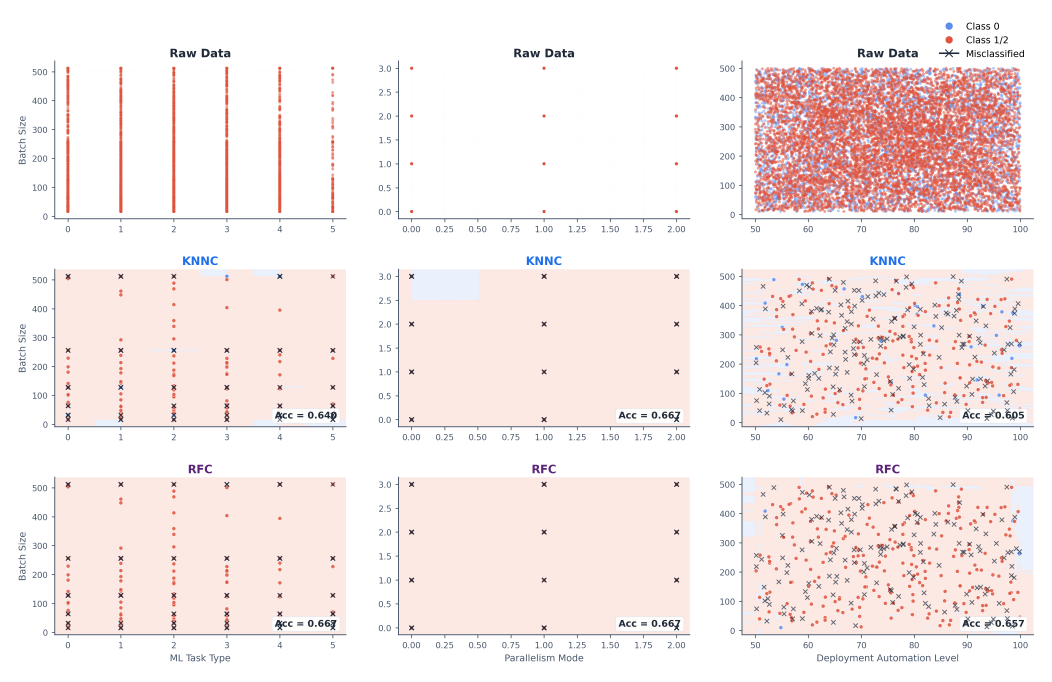
#> input picture scratch/figures/fig1_decision_boundary_matrix.png, 4208 x 2727 px, found by its file name (shown at 1/4 size); the run also reads 2 pictures not shown here
$ python embed_figures.py
#> lines starting #> are read from the running program, lines starting #| are printed output that depends on the picture
"""Embed the 4 figures into a new FIGURES sheet of the workbook."""
import os, shutil
from PIL import Image as PILImage
import openpyxl
from openpyxl.drawing.image import Image as XLImage
from openpyxl.styles import Font, Alignment

DST_XLSX  = r'd:\ML\scratch\figures\Improvement_Figures.xlsx'
PNG_DIR   = r'd:\ML\scratch\figures'
TMP_DIR   = r'd:\ML\scratch\figures\_resized'
os.makedirs(TMP_DIR, exist_ok=True)

FIGURES = [
    {'file': 'fig1_decision_boundary_matrix.png',
     'title': 'Figure 1 · Decision Boundary Matrix',
     'desc':  ('3×3 matrix. Row 1 = raw data; rows 2–3 = KNNC, RFC decision regions. '
               'Columns are dynamically chosen from top Sensitivity features. '
               'Binary target = Execution Efficiency Class (0 = Best, >0 = Other grouped).')},
    {'file': 'fig2_scatter_matrix.png',
     'title': 'Figure 2 · Per-Classifier Scatter Plot Matrix',
     'desc':  ('1×3 outer grid. One 2×2 SPLOM per classifier (KNNC, RFC) on the top-2 Sensitivity '
               'features. Each panel: main scatter + transposed scatter + 2 marginal strips, with 95% '
               'confidence ellipses per predicted class.')},
    {'file': 'fig3_binary_diagnostics.png',
     'title': 'Figure 3 · Binary Classification Diagnostics',
     'desc':  ('Four panels. (A) RFC threshold diverging bar — TP/FP/FN across 5 thresholds. '
               '(B) Information gain vs split position for Gini / Entropy / Classification error. '
               '(C) Decision tree (depth=2, Gini) on top-2 Sensitivity features. '
               '(D) Binary partitioning of predictor — three candidate splits with impurity values.')},
    {'file': 'fig4_shap_waterfall.png',
     'title': 'Figure 4 · SHAP-style Waterfall (Sensitivity)',
     'desc':  ('Side-by-side waterfalls for RFC and KNNC. Each bar = per-feature sensitivity. '
               'Cumulative red line tracks running prediction. Final bar (hatched) = total sensitivity.')},
]

TARGET_W = 1100
resized_paths = []
for fig_meta in FIGURES:
    src = os.path.join(PNG_DIR, fig_meta['file'])
    if not os.path.exists(src):
        print(f"Skipping {src} (Not found, did you run the figure script?)")
        continue
    pil = PILImage.open(src); w, h = pil.size
    if w > TARGET_W:
        pil = pil.resize((TARGET_W, int(h * TARGET_W / w)), PILImage.LANCZOS)
    dst = os.path.join(TMP_DIR, fig_meta['file'])
    pil.save(dst, 'PNG', optimize=True)
    resized_paths.append(dst)
    print(f"Resized: {fig_meta['file']} -> {pil.size}")
#> this loop made 4 passes
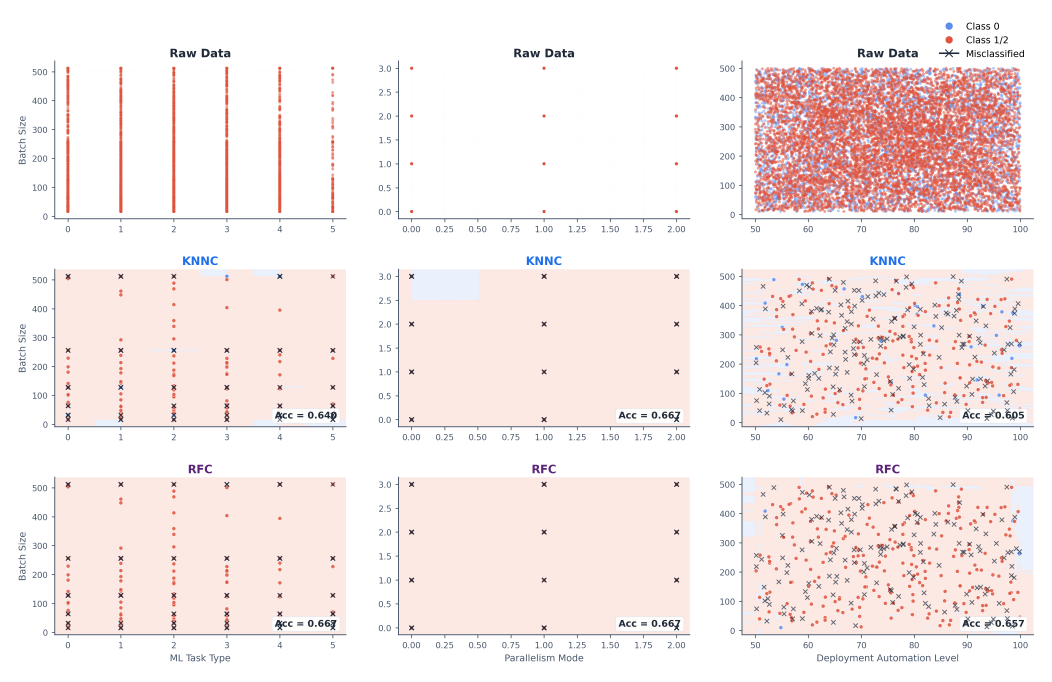
#> input picture scratch/figures/fig1_decision_boundary_matrix.png, 4208 x 2727 px, found by its file name (shown at 1/4 size)
#> pass 1, `pil = pil.resize((TARGET_W, int(h * TARGET_W / w)), PILImage.LANCZOS)`:
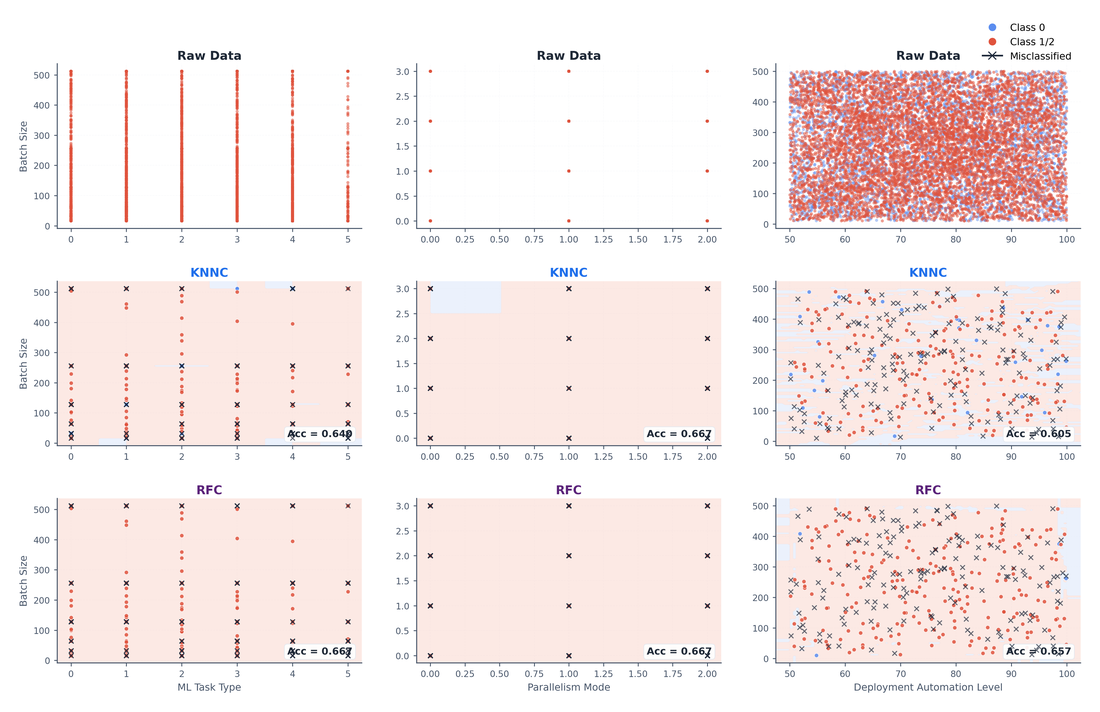
#> pil: PIL image 1100x712 RGBA; mean R, G, B, A 246.8, 235.8, 234.7, 255
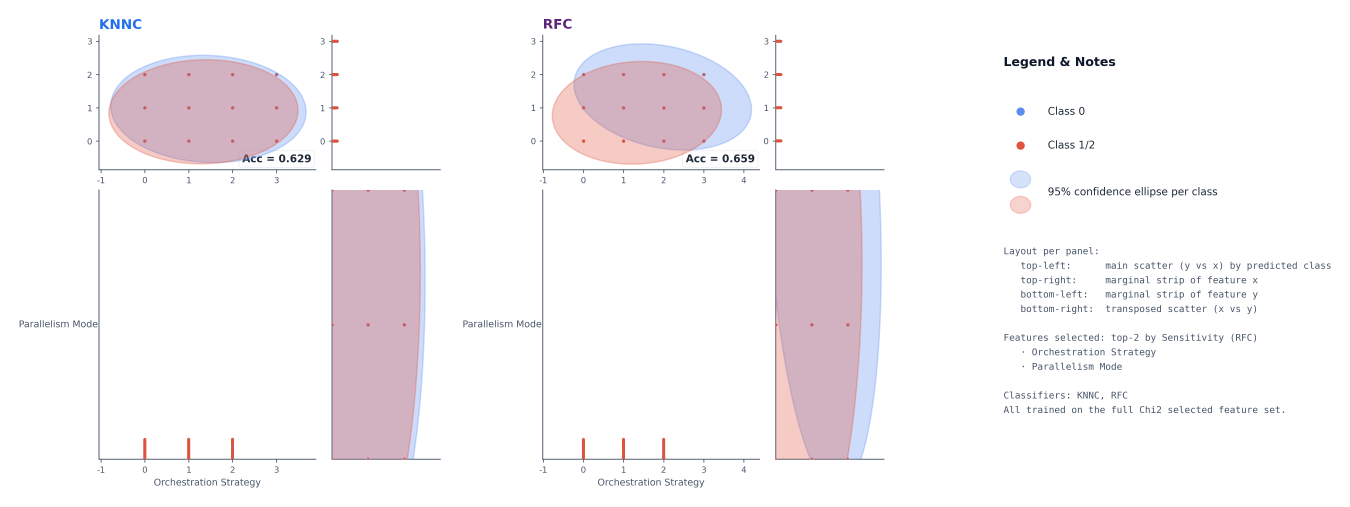
#> input picture scratch/figures/fig2_scatter_matrix.png, 5400 x 2025 px, found by its file name (shown at 1/4 size)
#> pass 2, `pil = pil.resize((TARGET_W, int(h * TARGET_W / w)), PILImage.LANCZOS)`:
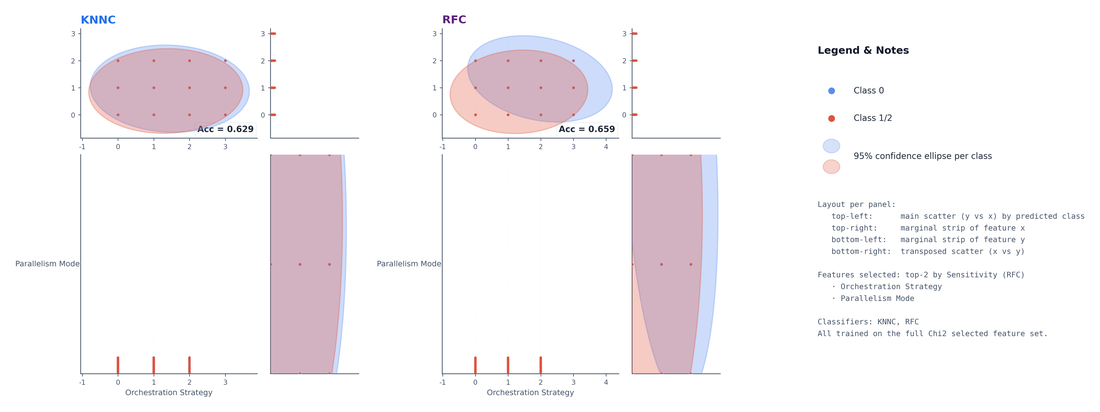
#> pil: PIL image 1100x412 RGBA; mean R, G, B, A 246.7, 243.3, 245.6, 255
#> pass 3, `pil = PILImage.open(src)`:
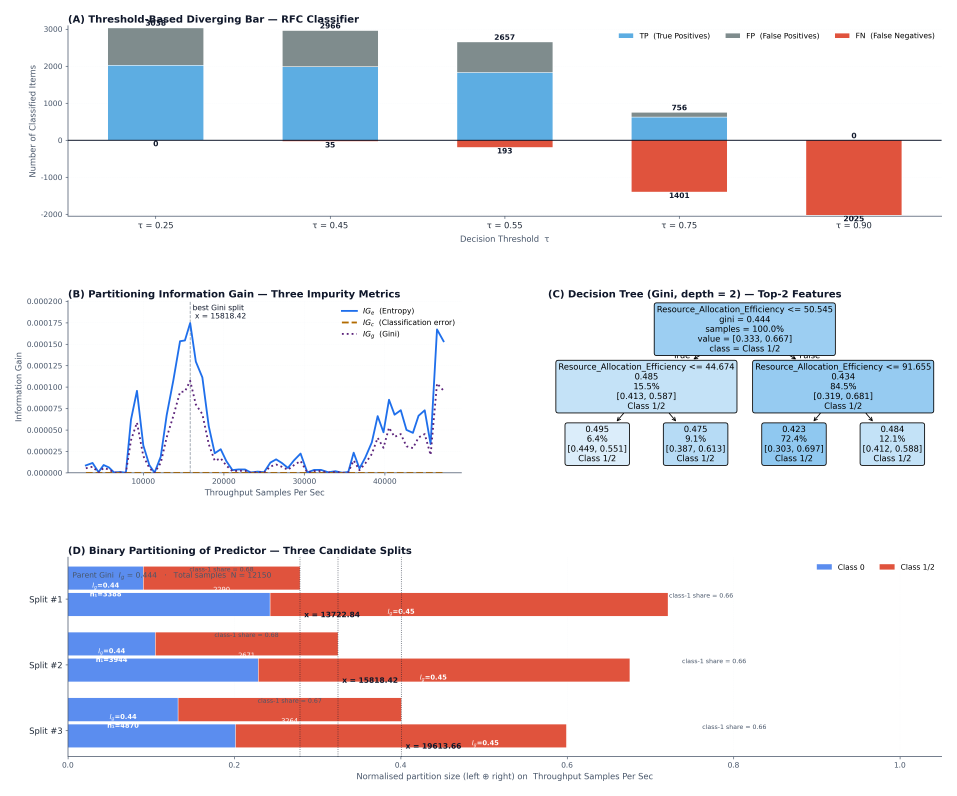
#> pil: PIL image 4782x3980 RGBA (shown at 1/5 size); mean R, G, B, A 232.9, 229.6, 234.2, 255
#> pass 3, `pil = pil.resize((TARGET_W, int(h * TARGET_W / w)), PILImage.LANCZOS)`:
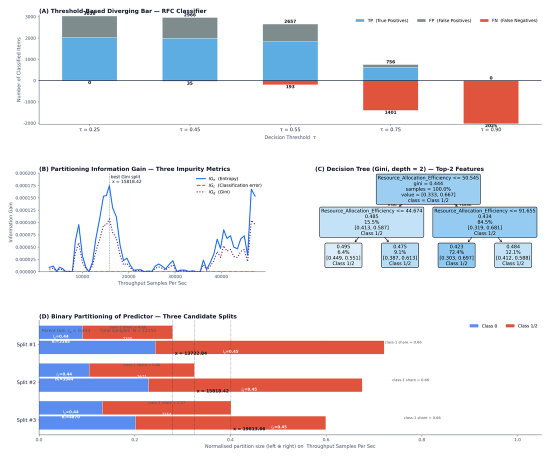
#> pil: PIL image 1100x915 RGBA (shown at 1/2 size); mean R, G, B, A 232.6, 229.3, 233.9, 255
#> after the loop:
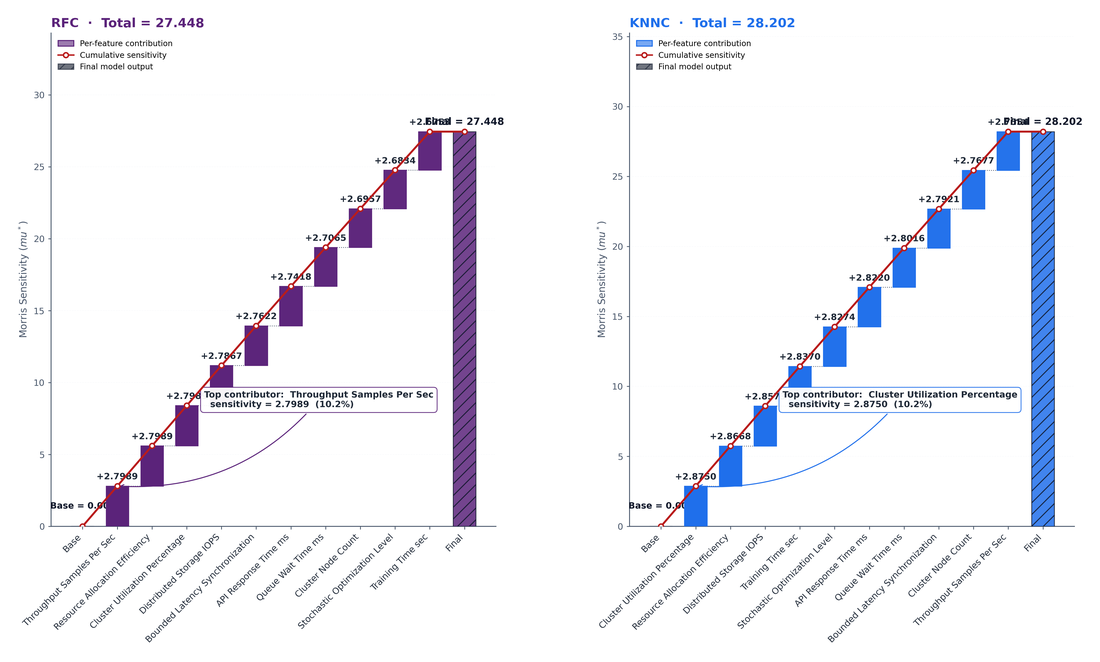
#> pil: PIL image 1100x662 RGBA; mean R, G, B, A 241.2, 241.4, 246.4, 255
#> after the loop, resized_paths = 4 items

wb = openpyxl.Workbook()
ws = wb.active
ws.title = 'FIGURES'

TITLE_FONT   = Font(name='DejaVu Sans', size=18, bold=True, color='0F172A')
DESC_FONT    = Font(name='DejaVu Sans', size=10, italic=True, color='475569')
SECTION_FONT = Font(name='DejaVu Sans', size=13, bold=True, color='0F172A')

ws['B2'] = 'BMM-EI No.219 — Improvement Figures'; ws['B2'].font = TITLE_FONT
ws['B3'] = ('Generated from the data_after_chi2 and Morris_Sensitivity(Chi2) sheets. '
            'Binary classification target = Execution Efficiency Class (0 = Best, >0 = Other grouped).')
ws['B3'].font = DESC_FONT
ws['B3'].alignment = Alignment(wrap_text=True, vertical='top')
ws.row_dimensions[3].height = 30

for col_letter, width in [('A', 2)] + [(c, 14) for c in 'BCDEFGHIJKLMN']:
    ws.column_dimensions[col_letter].width = width

START_ROW = 5
ROW_PER_FIG = 80
for idx, (fig_meta, img_path) in enumerate(zip(FIGURES, resized_paths)):
    block_start = START_ROW + idx * ROW_PER_FIG
    cell = ws.cell(row=block_start, column=2, value=fig_meta['title']); cell.font = SECTION_FONT
    desc_cell = ws.cell(row=block_start + 1, column=2, value=fig_meta['desc'])
    desc_cell.font = DESC_FONT
    desc_cell.alignment = Alignment(wrap_text=True, vertical='top')
    ws.merge_cells(start_row=block_start + 1, start_column=2,
                    end_row=block_start + 1, end_column=14)
    ws.row_dimensions[block_start + 1].height = 32
    pil = PILImage.open(img_path); w, h = pil.size
    img = XLImage(img_path); img.width = w; img.height = h
    ws.add_image(img, f'B{block_start + 3}')
    n_rows_for_img = max(int(h / 15) + 5, 30)
    for r in range(block_start + 3, block_start + 3 + n_rows_for_img):
        ws.row_dimensions[r].height = 15
#> this loop made 4 passes
#> (block_start, h, img.height, n_rows_for_img) on passes 1 to 4: (5, 712, 712, 52), (85, 412, 412, 32), (165, 915, 915, 66), (245, 662, 662, 49)

ws.sheet_properties.tabColor = '1F6FEB'
ws.freeze_panes = 'A5'
#> (the run stopped early here; a loop or call above may not have finished)
